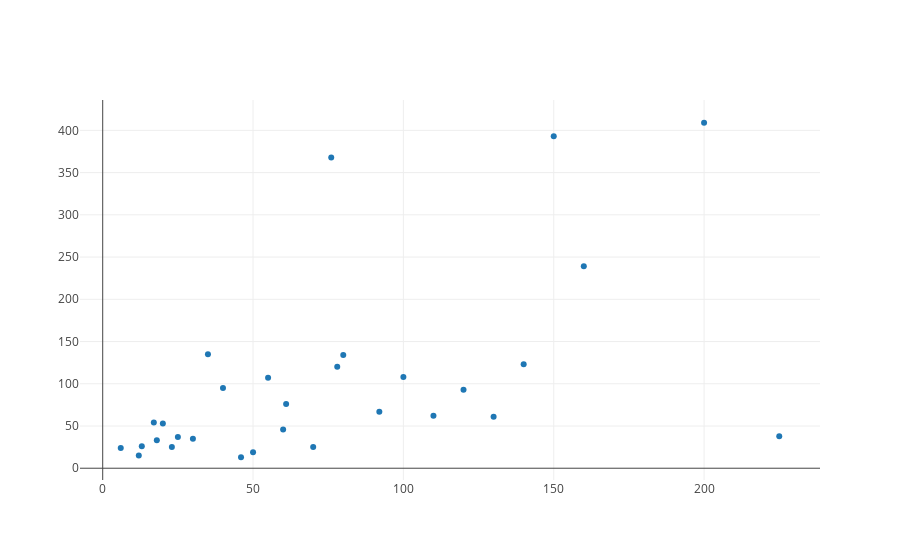

Notebook cell for this chart:
### Markdown cell above
Great! Now we have the data necessary to make a trace of our data.

### Code cell
from plotly.offline import iplot, init_notebook_mode
init_notebook_mode(connected=True)
from graph import trace_values, plot

movies_trace = trace_values(x_values, y_values, text=titles, name='movie data')

plot([movies_trace])

### Figure 1 — Plotly figure (JSON) as saved in the notebook; plotly's stock layout.template omitted (floating-point values rounded to 4 significant figures)
{"data": [{"mode": "markers", "name": "movie data", "text": ["21 &amp; Over", "Dredd 3D", "12 Years a Slave", "2 Guns", "42", "47 Ronin", "A Good Day to Die Hard", "About Time", "After Earth", "August: Osage County", "Beautiful Creatures", "Blue Jasmine", "Captain Phillips", "Carrie", "Cloudy with a Chance of Meatballs 2", "Despicable Me 2", "Don Jon", "Elysium", "Ender&#39;s Game", "Epic", "Escape Plan", "Evil Dead", "Fast and Furious 6", "Frozen", "G.I. Joe: Retaliation", "Gangster Squad", "Grown Ups", "Her", "Identity Thief", "Iron Man 3"], "type": "scatter", "uid": "52c6c01c-a44d-11e9-8188-7f24dad9517e", "x": [13, 46, 20, 61, 40, 225, 92, 12, 130, 25, 50, 18, 55, 30, 78, 76, 6, 120, 110, 100, 70, 17, 160, 150, 140, 60, 80, 23, 35, 200], "y": [26, 13, 53, 76, 95, 38, 67, 15, 61, 37, 19, 33, 107, 35, 120, 368, 24, 93, 62, 108, 25, 54, 239, 393, 123, 46, 134, 25, 135, 409]}], "layout": {}}
